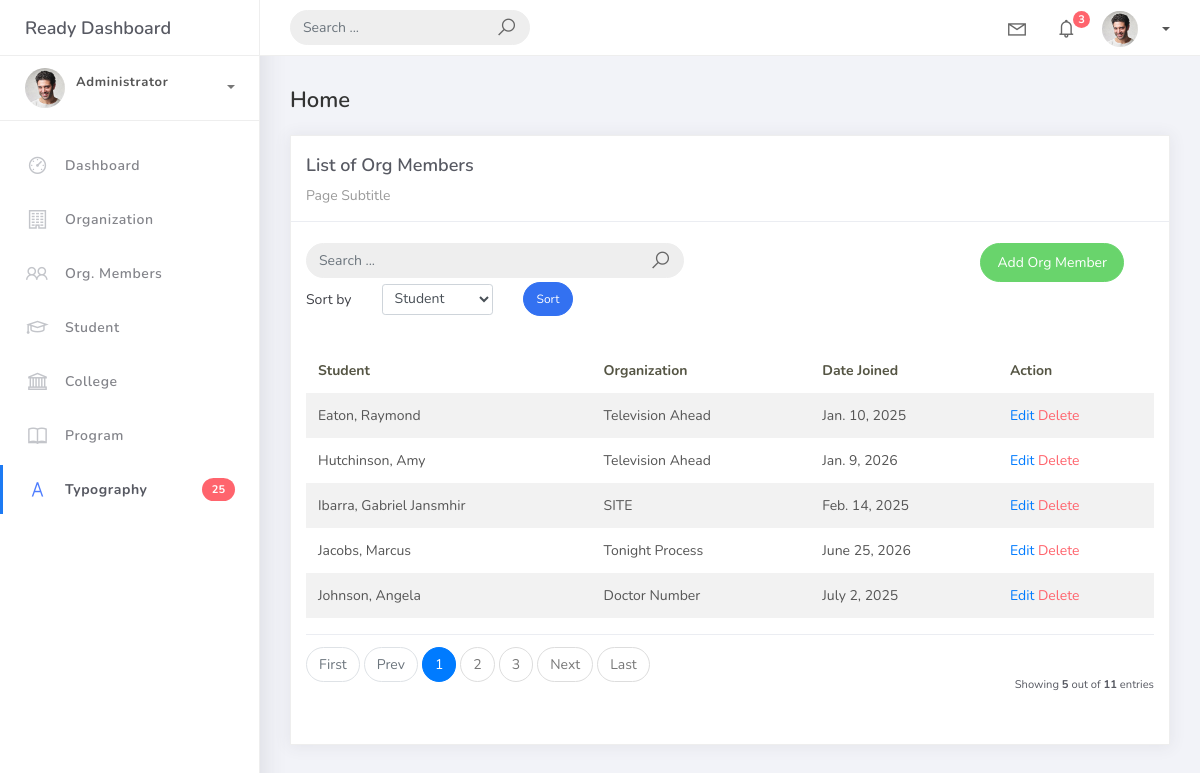
Page /orgmem_list on the committed database.
### studentorg/models.py (models this page shows, shortened)
class BaseModel(models.Model):
    created_at = models.DateTimeField(auto_now_add=True, db_index=True)
    updated_at = models.DateTimeField(auto_now=True)
    class Meta:
        abstract = True

class OrgMember(BaseModel):
    student = models.ForeignKey(Student, on_delete=models.CASCADE)
    organization = models.ForeignKey(
        Organization,
        on_delete=models.CASCADE
    )
    date_joined = models.DateField()

class Student(BaseModel):
    student_id = models.CharField(max_length=15)
    lastname = models.CharField(max_length=25)
    firstname = models.CharField(max_length=25)
    middlename = models.CharField(
        max_length=25,
        blank=True,
        null=True
    )
    program = models.ForeignKey(Program, null=True, blank=True, on_delete=models.CASCADE)
    def __str__(self):
        return f"{self.lastname}, {self.firstname}"

class Organization(BaseModel):
    name = models.CharField(max_length=250)
    college = models.ForeignKey(
        College,
        null=True,
        blank=True,
        on_delete=models.CASCADE
    )
    description = models.CharField(max_length=500)
    def __str__(self):
        return self.name

### studentorg/views.py (the view, shortened to what this page needs)
# urls.py: path('orgmem_list', OrgMemberList.as_view(), name='orgmem-list'),
class OrgMemberList(ListView) :
    model = OrgMember
    context_object_name = 'orgmember'
    template_name = 'orgmem_list.html'
    paginate_by = 5
    def get_queryset(self) :
                qs = super().get_queryset()
                query = self.request.GET.get('q')
                return qs
    def get_ordering(self):
            allowed = ["student__lastname", "student__firstname", "student__middlename", "date_joined"]
            sort_by = self.request.GET.get("sort_by")
            if sort_by in allowed:
                return sort_by
            return ["student__lastname", "student__firstname"]

### templates/orgmem_list.html (shortened to what this page needs)
{% extends 'base.html' %} {% load static %} {% block content %}
<div class="content">
    <div class="container-fluid">
        <h4 class="page-title">Home</h4>
        <div class="row">
            <div class="col-md-12">
                <div class="card">
                    <div class="card-header">
                        <div class="card-title">List of Org Members</div>
                        <div class="card-category">Page Subtitle</div>
                    </div>
                    <br />
                    <div class="col-md-12 row">
                        <div class="col-md-6">
                            <form class="navbar-left navbar-form nav-search mr-md-3" action="{% url 'orgmem-list' %}">
                                <div class="input-group">
                                    <input type="text" placeholder="Search ..." class="form-control" name="q"/>
                                    <div class="input-group-append">
                                        <span class="input-group-text">
                                            <i class="la la-search search-icon"></i>
                                        </span>
                                    </div>
                                </div>
                            </form>
                        </div>
                        <div class="col-md-6">
                            <div class="pull-right">
                                <a href="{% url 'orgmem-add' %}" class="btn btn-success btn-rounded">Add Org Member</a>
                            </div>
                        </div>
                    </div>
                    <div class="col-md-12">
                        <form method="get" class="row g-2 align-items-center">
                            <div class="col-auto">
                                <label for="smallSelect" class="col-form-label">Sort by</label>
                            </div>
                            <div class="col-auto">
                                <select class="form-control form-control-sm" id="smallSelect" name="sort_by">
                                    <option value="student__lastname" {% if request.GET.sort_by == "student__lastname" %}selected{% endif %}>Student</option>
                                </select>
                            </div>
                            <div class="col-auto">
                                <button type="submit" class="btn btn-primary btn-sm btn-rounded">Sort</button>
                            </div>
                        </form>
                    </div>
                    <div class="card-body">
                        <table class="table table-striped mt-3">
                            <thead>
                                <tr>
                                    <th scope="col">Student</th>
                                    <th scope="col">Organization</th>
                                    <th scope="col">Date Joined</th>
                                    <th scope="col">Action</th>
                                </tr>
                            </thead>
                            <tbody>
                                {% for object in object_list %}
                                <tr>
                                    <td>{{ object.student }}</td>
                                    <td>{{ object.organization }}</td>
                                    <td>{{ object.date_joined }}</td>
                                    <td>
                                        <a href="orgmem_list/{{object.id}}">Edit</a>
                                        <a href="orgmem_list/{{object.id}}/delete" class="text-danger">Delete</a>
                                    </td>
                                </tr>
                                {% empty %}
                                <tr>
                                    <td colspan="4" style="text-align: center">
                                        <p class="text-sm font-weight-bold mb-0">No Records Found</p>
                                    </td>
                                </tr>
                                {% endfor %}
                            </tbody>
                        </table>
                        {% include 'includes/pagination.html'%}
                    </div>
                </div>
            </div>
        </div>
    </div>
</div>
{% endblock %}

### rows in the picture
OrgMember: student "Eaton, Raymond", organization "Television Ahead", date_joined "Jan. 10, 2025"
OrgMember: student "Hutchinson, Amy", organization "Television Ahead", date_joined "Jan. 9, 2026"
OrgMember: student "Ibarra, Gabriel Jansmhir", organization "SITE", date_joined "Feb. 14, 2025"
OrgMember: student "Jacobs, Marcus", organization "Tonight Process", date_joined "June 25, 2026"
OrgMember: student "Johnson, Angela", organization "Doctor Number", date_joined "July 2, 2025"

### other values in the picture
{{ page_num }} "1"
{{ page_num }} "2" "3"
{{ object_list.count }} "5"
{{ paginator.count }} "11"
